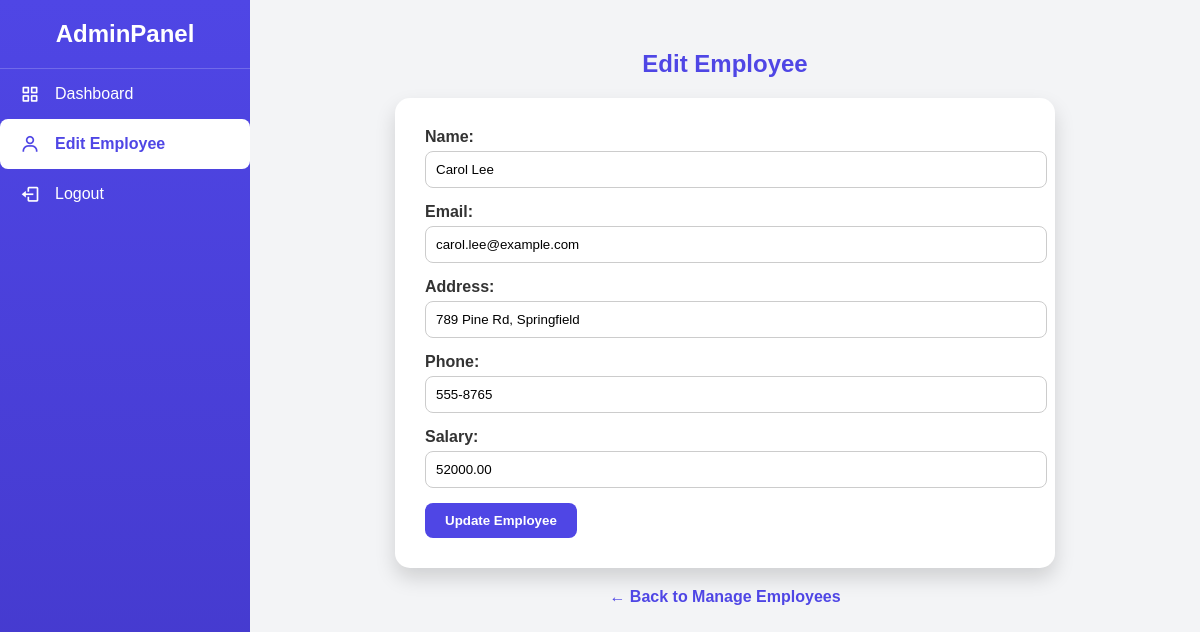
Page /edit_employee.php?edit=3 (signed in) on the committed database.
### tables this page shows
CREATE TABLE `employees` (
  `id` int(11) NOT NULL,
  `name` varchar(100) DEFAULT NULL,
  `email` varchar(100) DEFAULT NULL,
  `address` text DEFAULT NULL,
  `phone` varchar(20) DEFAULT NULL,
  `salary` decimal(10,2) DEFAULT NULL,
  `performance` int(11) DEFAULT 0,
  `status` enum('active','inactive') DEFAULT 'active',
  `role` enum('employee','admin') DEFAULT 'employee'
);

### edit_employee.php (the view, shortened to what this page needs)
<?php
$conn = new mysqli("localhost", "root", "", "company_portal");
if (isset($_GET['edit'])) {
  $id = intval($_GET['edit']);
  $result = $conn->query("SELECT * FROM employees WHERE id=$id");
  $employee = $result->fetch_assoc();
}
?>
<!DOCTYPE html>
<html lang="en">
<head>
<link href="https://cdn.jsdelivr.net/npm/boxicons@2.1.4/css/boxicons.min.css" rel="stylesheet">
</head>
<body>
<div class="sidebar">
  <div class="logo">AdminPanel</div>
  <ul>
    <li><i class='bx bx-grid-alt'></i> <a href="admin_dashboard.php" style="color:inherit;">Dashboard</a></li>
    <li class="active"><i class='bx bx-user'></i> Edit Employee</li>
    <li><i class='bx bx-log-out'></i> <a href="logout.php" style="color:inherit;">Logout</a></li>
  </ul>
</div>
<div class="main-content">
  <h2>Edit Employee</h2>
  <?php if (isset($employee)): ?>
  <form method="POST" action="">
    <label>Name:</label>
    <input type="text" name="name" value="<?= htmlspecialchars($employee['name']); ?>" required>
    <label>Email:</label>
    <input type="email" name="email" value="<?= htmlspecialchars($employee['email']); ?>" required>
    <label>Address:</label>
    <input type="text" name="address" value="<?= htmlspecialchars($employee['address']); ?>" required>
    <label>Phone:</label>
    <input type="text" name="phone" value="<?= htmlspecialchars($employee['phone']); ?>" required>
    <label>Salary:</label>
    <input type="number" step="0.01" name="salary" value="<?= htmlspecialchars($employee['salary']); ?>" required>
    <button type="submit" name="update">Update Employee</button>
  </form>
  <a href="manage_employee.php" class="back-link">← Back to Manage Employees</a>
  <?php else: ?>
    <p style="text-align:center;color:red;">Employee not found.</p>
  <?php endif; ?>
</div>
</body>
</html>

### edit_employee.php (style rules this page uses)
body { font-family:'Poppins',sans-serif;background:#f3f4f6;margin:0;display:flex; }
a { text-decoration:none;color:inherit; }
.sidebar { width:250px;background:linear-gradient(180deg,#4f46e5,#4338ca);min-height:100vh;display:flex;flex-direction:column;position:fixed; }
.sidebar .logo { color:white;font-size:24px;font-weight:700;text-align:center;padding:20px 0;border-bottom:1px solid rgba(255,255,255,0.2); }
.sidebar ul { list-style:none;padding:0;margin:0; }
.sidebar ul li { padding:15px 20px;display:flex;align-items:center;transition:0.3s;cursor:pointer;color:white; }
.sidebar ul li i { font-size:20px;margin-right:15px; }
.sidebar ul li.active { background:white;color:#4f46e5;border-radius:8px;font-weight:600; }
.sidebar ul li.active i { color:#4f46e5; }
.main-content { margin-left:250px;flex:1;padding:30px; }
h2 { text-align:center;margin-bottom:20px;color:#4f46e5; }
form { background:white;padding:30px;border-radius:15px;box-shadow:0 10px 20px rgba(0,0,0,0.15);max-width:600px;margin:auto; }
form label { display:block;margin-bottom:5px;font-weight:600;color:#333; }
form input { width:100%;padding:10px;margin-bottom:15px;border-radius:8px;border:1px solid #ccc;transition:0.3s; }
form button { padding:10px 20px;border-radius:8px;background:#4f46e5;color:white;border:none;font-weight:600;cursor:pointer;transition:0.3s; }
.back-link { text-align:center;display:block;margin-top:20px;color:#4f46e5;font-weight:600; }

### rows in the picture
employees: name "Carol Lee", email "carol.lee@example.com", address "789 Pine Rd, Springfield", phone "555-8765", salary "52000.00"
